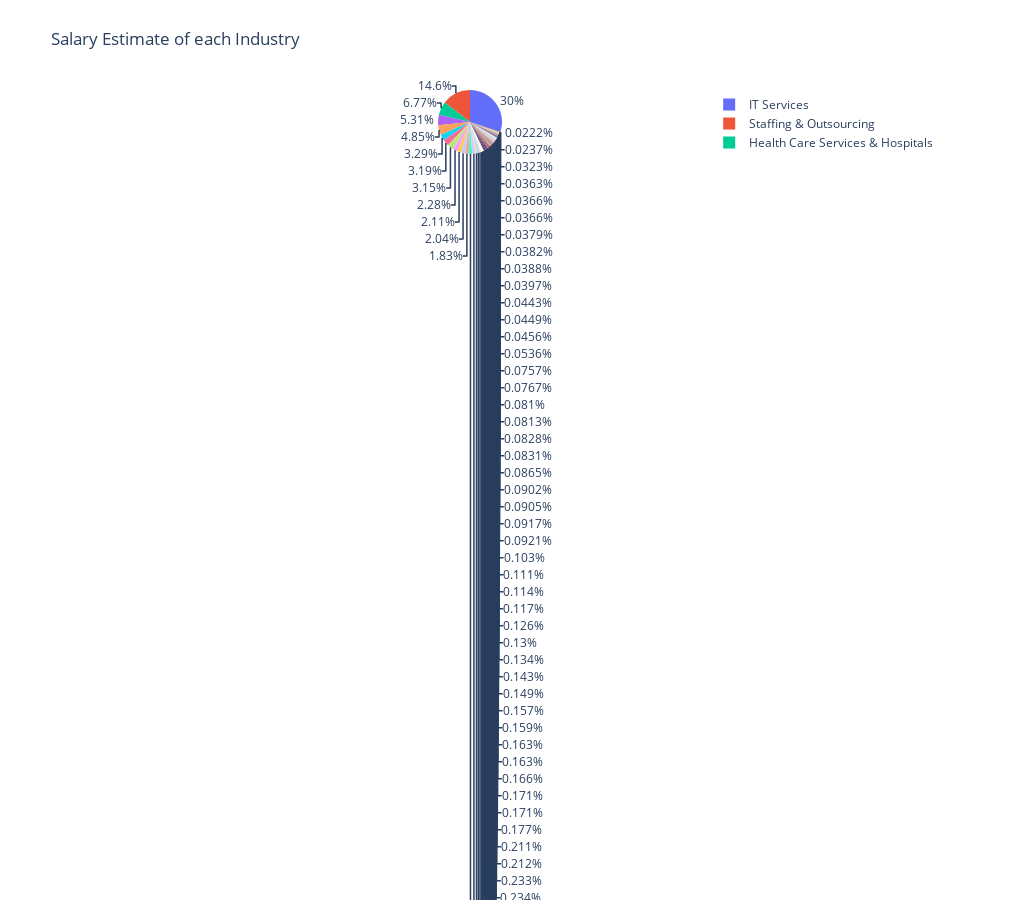

The cell this chart's notebook holds for it:
### Code cell
# fig = px.pie(df, values='Salary Estimate', names='Industry', title='Salary Estimate of each Industry')
# Modified to add size
fig = px.pie(df, values='Salary Estimate', names='Industry', title='Salary Estimate of each Industry', width=1024, height=900)

fig.show()

### Figure 1 — Plotly figure (JSON) as saved in the notebook; plotly's stock layout.template omitted (floating-point values rounded to 4 significant figures; data arrays with more than 128 entries replaced by an {"elided": "..."} marker saying what was removed)
{"data": [{"domain": {"x": [0, 1], "y": [0, 1]}, "hovertemplate": "Industry=%{label}<br>Salary Estimate=%{value}<extra></extra>", "labels": {"elided": "2252 str values"}, "legendgroup": "", "name": "", "showlegend": true, "type": "pie", "values": {"elided": "2252 int values"}}], "layout": {"height": 900, "legend": {"tracegroupgap": 0}, "title": {"text": "Salary Estimate of each Industry"}, "width": 1024}}
